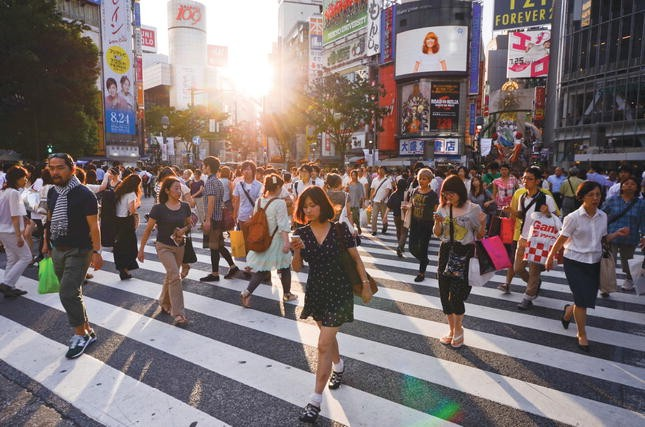
#> input picture Images/pedestrians.jpg, 645 x 427 px
$ python PedestrianDetection.py
#> lines starting #> are read from the running program, lines starting #| are printed output that depends on the picture; after the words box and inside, x2 and y2 are one past the last pixel; in counts of white or black regions, pixels touching at a corner belong together
# Pedestrian Detection (1)

import cv2

# Initialize HOG descriptor/person detector
hog = cv2.HOGDescriptor()
hog.setSVMDetector(cv2.HOGDescriptor_getDefaultPeopleDetector())

# Load the image
image = cv2.imread('./Images/pedestrians.jpg')  # Replace with your actual image path
#> image is the input picture: shape (427, 645, 3); mean B, G, R 112.4, 112, 123.8

# Check if the image is loaded correctly
if image is None:
    print("Error loading image!")
    exit()

# Resize image (optional for better detection)
image = cv2.resize(image, (640, 480))
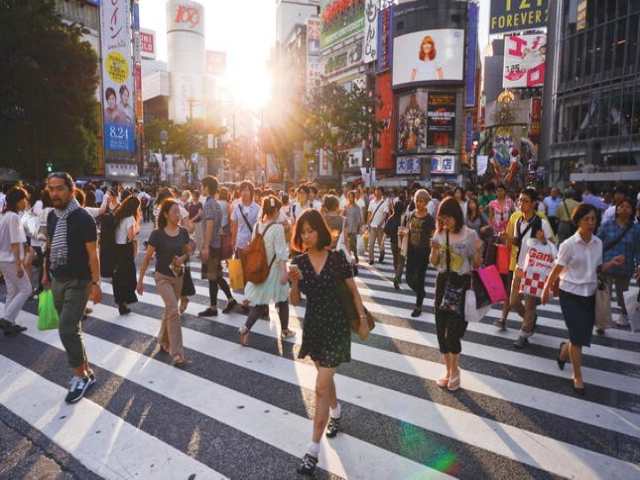
#> image: shape (480, 640, 3); mean B, G, R 112.2, 111.9, 123.7

# Detect people
(rects, weights) = hog.detectMultiScale(
    image,
    winStride=(4, 4),
    padding=(8, 8),
    scale=1.05
)
#> rects = [[121, 193, 100, 199], [376, 172, 79, 158], [211, 169, 72, 143], [167, 158, 94, 187], [523, 183, 113, 226], [405, 226, 95, 189], [1, 145, 134, 268]]; weights = [1.86, 0.802, 0.257, 0.269, 1.44, 0.703, 1.63]

# Draw bounding boxes
for (x, y, w, h) in rects:
    cv2.rectangle(image, (x, y), (x + w, y + h), (0, 255, 0), 2)
#> this loop made 7 passes
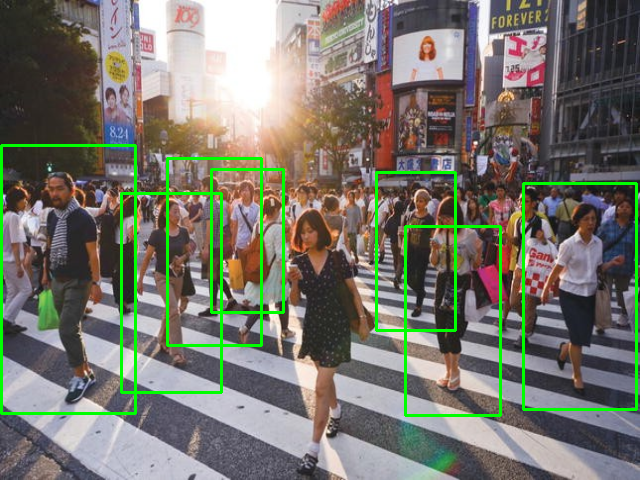
#> image: shape (480, 640, 3); 3.98% of pixels changed, all inside (x1, y1, x2, y2) = (0, 144, 638, 417)

# Show the result in a window
cv2.imshow("HOG People Detection", image)
cv2.waitKey(0)
cv2.destroyAllWindows()

# Pedestrian detection (2) with non-maximum supression and labels
import cv2
import numpy as np

# Initialize HOG descriptor/person detector
hog = cv2.HOGDescriptor()
hog.setSVMDetector(cv2.HOGDescriptor_getDefaultPeopleDetector())

# Load and resize image
image = cv2.imread('./Images/pedestrians.jpg')
image = cv2.resize(image, (640, 480))

# Detect people
(rects, weights) = hog.detectMultiScale(
    image,
    winStride=(4, 4),
    padding=(8, 8),
    scale=1.05
)

# Threshold for strong detections
threshold = 0.6
strong_rects = [rects[i] for i in range(len(rects)) if weights[i] > threshold]
#> strong_rects = [[121, 193, 100, 199], [376, 172, 79, 158], [523, 183, 113, 226], [405, 226, 95, 189], [1, 145, 134, 268]]
strong_scores = [float(weights[i]) for i in range(len(rects)) if weights[i] > threshold]
#> strong_scores = [1.86, 0.802, 1.44, 0.703, 1.63]

# Apply Non-Maximum Suppression
indices = cv2.dnn.NMSBoxes(
    bboxes=strong_rects,  # Already in (x, y, w, h) format
    scores=strong_scores,
    score_threshold=threshold,
    nms_threshold=0.4
)
#> indices = [0, 4, 2, 1, 3]

# Draw final bounding boxes
for i in indices:
    i = i[0] if isinstance(i, (np.ndarray, list)) else i
    (x, y, w, h) = strong_rects[i]
    cv2.rectangle(image, (x, y), (x + w, y + h), (0, 255, 0), 2)
    label = f"{strong_scores[i]:.2f}"
    cv2.putText(image, label, (x, y - 5), cv2.FONT_HERSHEY_SIMPLEX, 0.5, (0, 255, 0), 2)
#> this loop made 5 passes
#> (i, x, y, w, h, label) on passes 1 to 5: (0, 121, 193, 100, 199, '1.86'), (4, 1, 145, 134, 268, '1.63'), (2, 523, 183, 113, 226, '1.44'), (1, 376, 172, 79, 158, '0.80'), (3, 405, 226, 95, 189, '0.70')
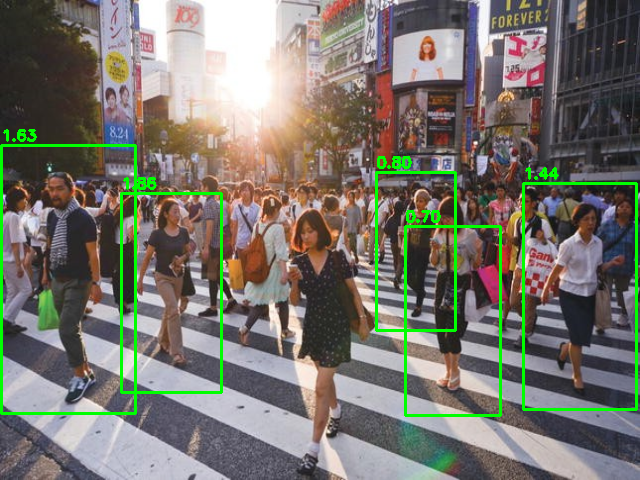
#> image: shape (480, 640, 3); 3.41% of pixels changed, all inside (x1, y1, x2, y2) = (0, 129, 638, 417)

# Show the result
cv2.imshow("Detection result (labels are SVM confidence scores so they are not limited to 0-1)", image)
cv2.waitKey(0)
cv2.destroyAllWindows()

$ run again, with Images/modi 1.jpg copied over Images/pedestrians.jpg
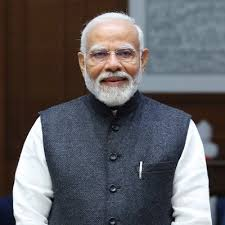
#> input picture Images/modi 1.jpg, 225 x 225 px
#> image is the input picture: shape (225, 225, 3); mean B, G, R 98, 94.7, 96.5
#> rects = [[202, 81, 67, 133], [537, 211, 103, 216]]; weights = [1, 0.771]
#> the loop `for (x, y, w, h) in rects:` made 2 passes
#> after the loop `for (x, y, w, h) in rects:`:
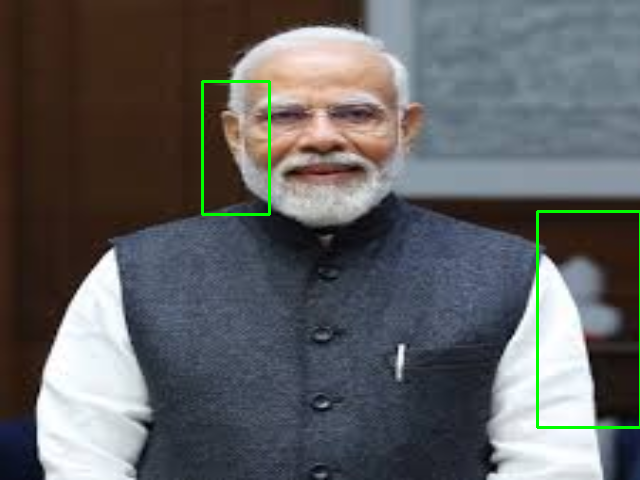
#> image: shape (480, 640, 3); mean B, G, R 97, 95.9, 95.3
#> strong_rects = [[202, 81, 67, 133], [537, 211, 103, 216]]
#> strong_scores = [1, 0.771]
#> indices = [0, 1]
#> the loop `for i in indices:` made 2 passes
#> (i, x, y, w, h, label) on passes 1 to 2: (0, 202, 81, 67, 133, '1.00'), (1, 537, 211, 103, 216, '0.77')
#> after the loop `for i in indices:`:
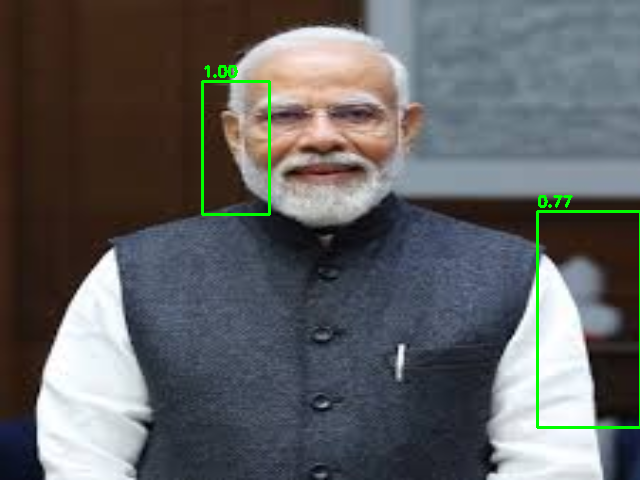
#> image: shape (480, 640, 3); mean B, G, R 96.9, 96.1, 95.2
